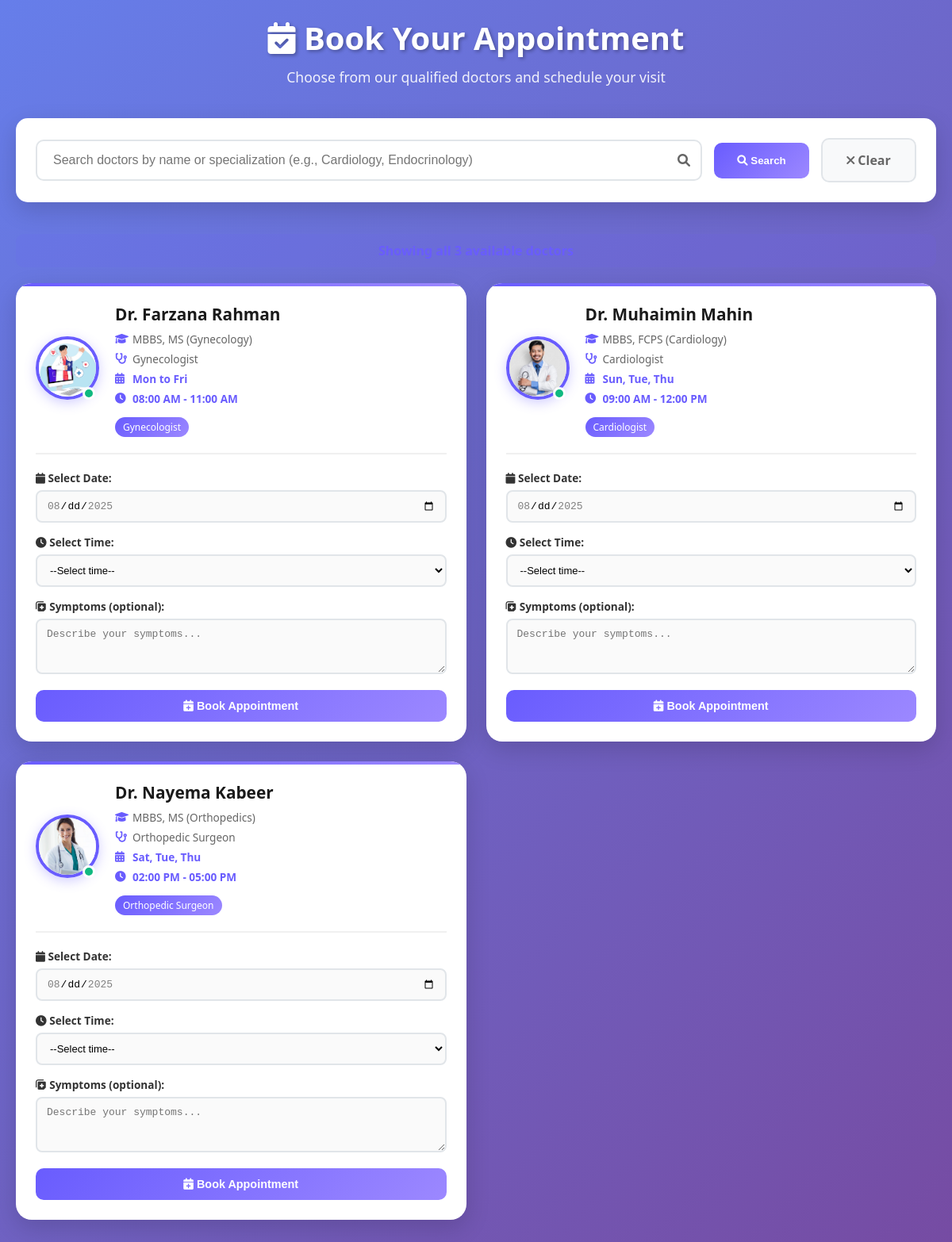
The app's page /Patient/patient_appointment.php (signed in) with its own data.
### tables this page shows
CREATE TABLE `doctors` (
  `id` int(11) NOT NULL,
  `user_id` int(11) NOT NULL,
  `specialization` varchar(100) DEFAULT NULL,
  `qualification` varchar(255) DEFAULT NULL,
  `experience_years` int(11) DEFAULT NULL,
  `bio` text DEFAULT NULL,
  `profile_image` varchar(255) DEFAULT NULL,
  `service_days` varchar(100) DEFAULT NULL,
  `service_time` varchar(100) DEFAULT NULL
);

CREATE TABLE `users` (
  `id` int(11) NOT NULL,
  `name` varchar(100) NOT NULL,
  `email` varchar(100) NOT NULL,
  `phone` varchar(20) NOT NULL,
  `dob` date NOT NULL,
  `gender` enum('Male','Female') NOT NULL,
  `address` text NOT NULL,
  `role` enum('admin','patient','doctor','nutritionist','trainer') NOT NULL,
  `username` varchar(50) NOT NULL,
  `password` varchar(255) NOT NULL,
  `created_at` timestamp NOT NULL DEFAULT current_timestamp()
);

### Patient/patient_appointment.php (the view, shortened to what this page needs)
<?php
require_once '../dbPC.php';
$search_term = '';
if (isset($_GET['search']) && !empty($_GET['search'])) {
    $search_term = trim($_GET['search']);
    $stmt = $conn->prepare("SELECT u.id as user_id, u.name, u.email, d.qualification, d.specialization, d.service_days, d.service_time, d.profile_image FROM users u JOIN doctors d ON u.id = d.user_id WHERE u.role = 'doctor' AND (u.name LIKE ? OR d.specialization LIKE ? OR d.qualification LIKE ?) ORDER BY u.name");
    $search_param = '%' . $search_term . '%';
    $stmt->execute([$search_param, $search_param, $search_param]);
} else {
    $stmt = $conn->prepare("SELECT u.id as user_id, u.name, u.email, d.qualification, d.specialization, d.service_days, d.service_time, d.profile_image FROM users u JOIN doctors d ON u.id = d.user_id WHERE u.role = 'doctor' ORDER BY u.name");
    $stmt->execute();
}
$doctors = $stmt->fetchAll(PDO::FETCH_ASSOC);
$maxDays = 7;
$todayStr = (new DateTime('today'))->format('Y-m-d');
$maxDate = (new DateTime('today'))->modify("+$maxDays days")->format('Y-m-d');
?>
<!DOCTYPE html>
<html lang="en">
<head>
    <link href="https://cdnjs.cloudflare.com/ajax/libs/font-awesome/6.0.0/css/all.min.css" rel="stylesheet">
</head>
<body>
    <div class="container">
        <div class="page-header">
            <h1><i class="fas fa-calendar-check"></i> Book Your Appointment</h1>
            <p>Choose from our qualified doctors and schedule your visit</p>
        </div>
        <div class="search-section">
            <form method="GET" class="search-form">
                <div class="search-input-wrapper">
                    <input type="text" name="search" class="search-input"
                           placeholder="Search doctors by name or specialization (e.g., Cardiology, Endocrinology)"
                           value="<?= htmlspecialchars($search_term) ?>">
                    <i class="fas fa-search search-icon"></i>
                </div>
                <button type="submit" class="search-btn">
                    <i class="fas fa-search"></i> Search
                </button>
                <a href="<?= $_SERVER['PHP_SELF'] ?>" class="clear-btn">
                    <i class="fas fa-times"></i> Clear
                </a>
            </form>
        </div>
        <?php if (!empty($search_term) || count($doctors) > 0): ?>
        <div class="results-info">
        </div>
        <?php endif; ?>
        <?php if (count($doctors) > 0): ?>
        <div class="doctors-grid">
            <?php foreach ($doctors as $doc):
                $serviceTime = $doc['service_time'];
                $imagePath = "../zphotos/" . htmlspecialchars($doc['profile_image']);
                if (!file_exists($imagePath)) {
                    $imagePath = "../zphotos/doctor.png";
                }
            ?>
            <div class="doctor-card">
                <div class="doctor-header">
                    <div class="doctor-image-container">
                        <img src="<?= $imagePath ?>" alt="Dr <?= htmlspecialchars($doc['name']) ?>" class="doctor-image">
                        <div class="doctor-status" title="Available"></div>
                    </div>
                    <div class="doctor-info">
                        <h2>Dr. <?= htmlspecialchars($doc['name']) ?></h2>
                        <div class="info-item">
                            <i class="fas fa-graduation-cap"></i>
                            <span><?= htmlspecialchars($doc['qualification']) ?></span>
                        </div>
                        <div class="info-item">
                            <i class="fas fa-stethoscope"></i>
                            <span><?= htmlspecialchars($doc['specialization']) ?></span>
                        </div>
                        <div class="info-item">
                            <i class="fas fa-calendar-alt"></i>
                            <span class="service-days"><?= htmlspecialchars($doc['service_days']) ?></span>
                        </div>
                        <div class="info-item">
                            <i class="fas fa-clock"></i>
                            <span class="service-time"><?= htmlspecialchars($serviceTime) ?></span>
                        </div>
                        <div class="specialty-badge"><?= htmlspecialchars($doc['specialization']) ?></div>
                    </div>
                </div>
                <div class="appointment-section">
                    <form class="appointment-form" data-doctor-id="<?= $doc['user_id'] ?>">
                        <div class="form-group">
                            <label for="date-<?= $doc['user_id'] ?>">
                                <i class="fas fa-calendar"></i> Select Date:
                            </label>
                            <input type="date" id="date-<?= $doc['user_id'] ?>" name="date"
                                   min="<?= $todayStr ?>" max="<?= $maxDate ?>" class="form-control" required>
                        </div>
                        <div class="form-group">
                            <label for="time-<?= $doc['user_id'] ?>">
                                <i class="fas fa-clock"></i> Select Time:
                            </label>
                            <select id="time-<?= $doc['user_id'] ?>" name="time" class="form-control" required>
                                <option value="">--Select time--</option>
                            </select>
                        </div>
                        <div class="form-group">
                            <label for="symptoms-<?= $doc['user_id'] ?>">
                                <i class="fas fa-notes-medical"></i> Symptoms (optional):
                            </label>
                            <textarea id="symptoms-<?= $doc['user_id'] ?>" name="symptoms"
                                     class="form-control" placeholder="Describe your symptoms..." maxlength="500"></textarea>
                        </div>
                        <button type="button" class="book-btn" onclick="bookAppointment(<?= $doc['user_id'] ?>, this)">
                            <i class="fas fa-calendar-plus"></i> Book Appointment
                        </button>
                    </form>
                </div>
            </div>
            <?php endforeach; ?>
        </div>
        <?php endif; ?>
    </div>
</body>
</html>

### Patient/patient_appointment.php (style rules this page uses)
* { margin: 0; padding: 0; box-sizing: border-box; }
body { font-family: 'Segoe UI', Tahoma, Geneva, Verdana, sans-serif; background: linear-gradient(135deg, #667eea 0%, #764ba2 100%); min-height: 100vh; padding: 20px; }
.container { max-width: 1400px; margin: 0 auto; }
.page-header { text-align: center; margin-bottom: 40px; color: white; }
.page-header h1 { font-size: 2.5rem; font-weight: 700; margin-bottom: 10px; text-shadow: 2px 2px 4px rgba(0,0,0,0.3); }
.page-header p { font-size: 1.1rem; opacity: 0.9; }
.search-section { background: white; border-radius: 15px; padding: 25px; margin-bottom: 40px; box-shadow: 0 10px 30px rgba(0,0,0,0.15); }
.search-form { display: flex; gap: 15px; align-items: center; flex-wrap: wrap; }
.search-input-wrapper { flex: 1; min-width: 300px; position: relative; }
.search-input { width: 100%; padding: 15px 50px 15px 20px; border: 2px solid #e1e5e9; border-radius: 10px; font-size: 16px; transition: all 0.3s ease; }
.search-btn, .clear-btn { padding: 15px 25px; border: none; border-radius: 10px; font-weight: 600; cursor: pointer; transition: all 0.3s ease; min-width: 120px; text-decoration: none; display: inline-block; text-align: center; }
.search-btn { background: linear-gradient(135deg, #695CFE, #9C88FF); color: white; }
.clear-btn { background: #f8f9fa; color: #666; border: 2px solid #e1e5e9; }
.search-icon { position: absolute; right: 15px; top: 50%; transform: translateY(-50%); color: #666; }
.results-info { background: rgba(105, 92, 254, 0.1); color: #695CFE; padding: 10px 20px; border-radius: 10px; margin-bottom: 20px; font-weight: 600; text-align: center; }
.doctors-grid { display: grid; grid-template-columns: repeat(3, 1fr); gap: 25px; margin-bottom: 40px; }
.doctor-card { background: white; border-radius: 20px; padding: 25px; box-shadow: 0 10px 30px rgba(0,0,0,0.15); transition: all 0.3s ease; position: relative; overflow: hidden; }
.doctor-card::before { content: ''; position: absolute; top: 0; left: 0; right: 0; height: 4px; background: linear-gradient(90deg, #695CFE, #9C88FF); }
.doctor-header { display: flex; align-items: center; gap: 20px; margin-bottom: 20px; padding-bottom: 20px; border-bottom: 2px solid #f0f0f0; }
.doctor-image-container { position: relative; }
.doctor-image { width: 80px; height: 80px; border-radius: 50%; object-fit: cover; border: 4px solid #695CFE; box-shadow: 0 4px 15px rgba(105, 92, 254, 0.3); }
.doctor-status { position: absolute; bottom: 5px; right: 5px; width: 16px; height: 16px; background: #10B981; border: 3px solid white; border-radius: 50%; }
.doctor-info h2 { font-size: 1.3rem; color: #1a1a1a; margin-bottom: 8px; font-weight: 600; }
.doctor-info .info-item { display: flex; align-items: center; gap: 8px; margin-bottom: 6px; font-size: 0.85rem; color: #666; }
.doctor-info .info-item i { color: #695CFE; width: 14px; }
.service-days, .service-time { font-weight: 600; color: #695CFE; }
.appointment-section { margin-top: 20px; }
.form-group { margin-bottom: 15px; }
.form-group label { display: block; font-weight: 600; margin-bottom: 6px; color: #333; font-size: 0.85rem; }
.form-control { width: 100%; padding: 10px 12px; border: 2px solid #e1e5e9; border-radius: 8px; font-size: 13px; transition: all 0.3s ease; background: #fafafa; }
select.form-control { cursor: pointer; }
textarea.form-control { resize: vertical; min-height: 70px; }
.book-btn { width: 100%; padding: 12px; background: linear-gradient(135deg, #695CFE, #9C88FF); border: none; color: white; border-radius: 10px; cursor: pointer; font-weight: 600; font-size: 0.9rem; transition: all 0.3s ease; position: relative; overflow: hidden; }
.book-btn::before { content: ''; position: absolute; top: 0; left: -100%; width: 100%; height: 100%; background: linear-gradient(90deg, transparent, rgba(255,255,255,0.2), transparent); transition: left 0.5s; }
.specialty-badge { display: inline-block; background: linear-gradient(135deg, #695CFE, #9C88FF); color: white; padding: 4px 10px; border-radius: 15px; font-size: 0.75rem; font-weight: 500; margin-top: 8px; }
@media (max-width: 1200px) { .doctors-grid { grid-template-columns: repeat(2, 1fr); } }
.doctor-card { animation: fadeInUp 0.6s ease forwards; opacity: 0; transform: translateY(30px); }
.doctor-card:nth-child(1) { animation-delay: 0.1s; }
.doctor-card:nth-child(2) { animation-delay: 0.2s; }
.doctor-card:nth-child(3) { animation-delay: 0.3s; }

### records on screen
doctors: shows a picture, user.name "Farzana Rahman", qualification "MBBS, MS (Gynecology)", specialization "Gynecologist", service_days "Mon to Fri", service_time "08:00 AM - 11:00 AM", symptoms "Describe your symptoms..."
doctors: profile_image (picture), user.name "Muhaimin Mahin", qualification "MBBS, FCPS (Cardiology)", specialization "Cardiologist", service_days "Sun, Tue, Thu", service_time "09:00 AM - 12:00 PM", symptoms "Describe your symptoms..."
doctors: profile_image (picture), user.name "Nayema Kabeer", qualification "MBBS, MS (Orthopedics)", specialization "Orthopedic Surgeon", service_days "Sat, Tue, Thu", service_time "02:00 PM - 05:00 PM", symptoms "Describe your symptoms..."
